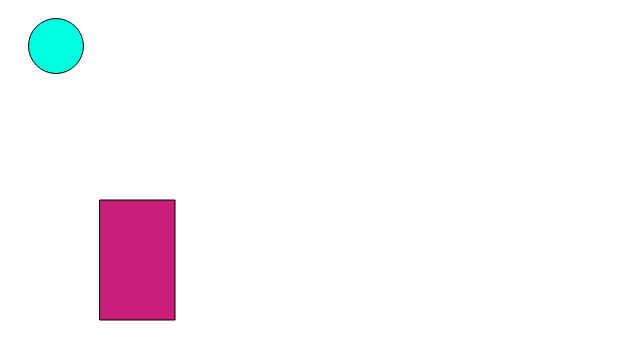
Frame 1 (no input)
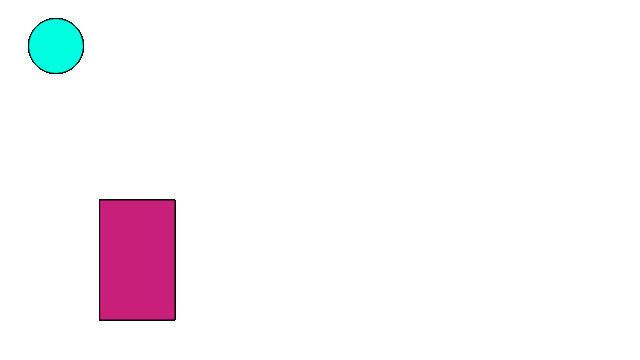
Frame 60 (no input)
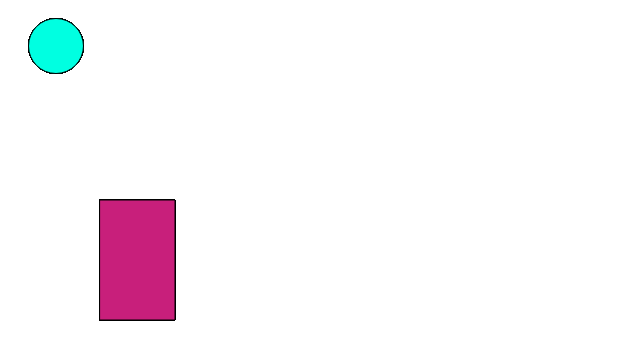
Frame 120 (the mouse pressed at the canvas centre since frame 60)

The p5.js sketch that drew these frames (run headless with seeded random() and noise() and a simulated clock; from frame 60 on, the mouse is pressed at the canvas centre):

// p5.js sketch
// ── sketch.js
function setup() {
    createCanvas(640, 360);
}

function draw() {

 //Rectangle   
 fill(200,31,123); //RGB Colour
 rect(100, 200, 75, 120); //Defines the rectangles sides
 
 //Ellipse
 fill(0,255,225);
 ellipse(56,46,55,55);
 
}
